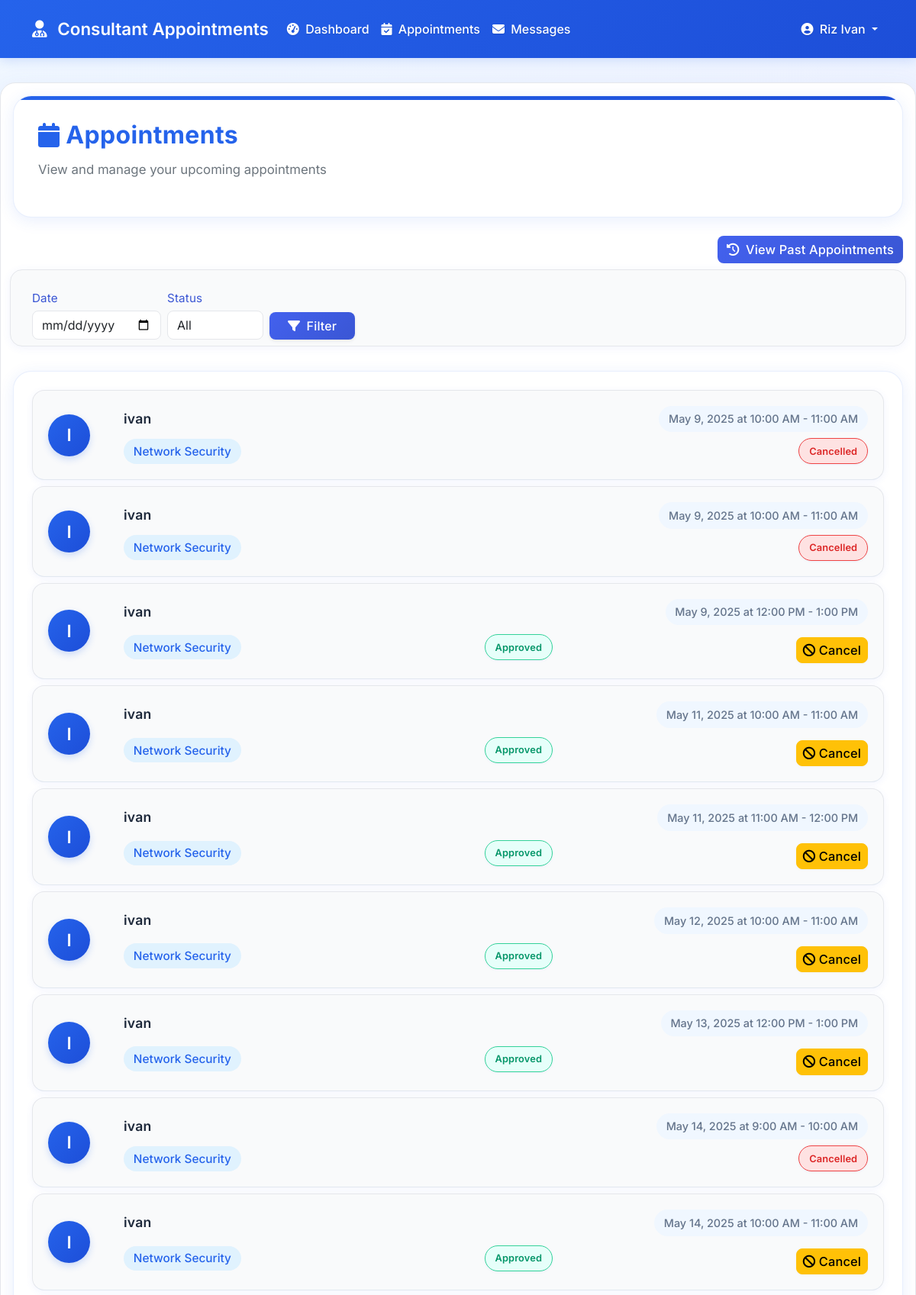
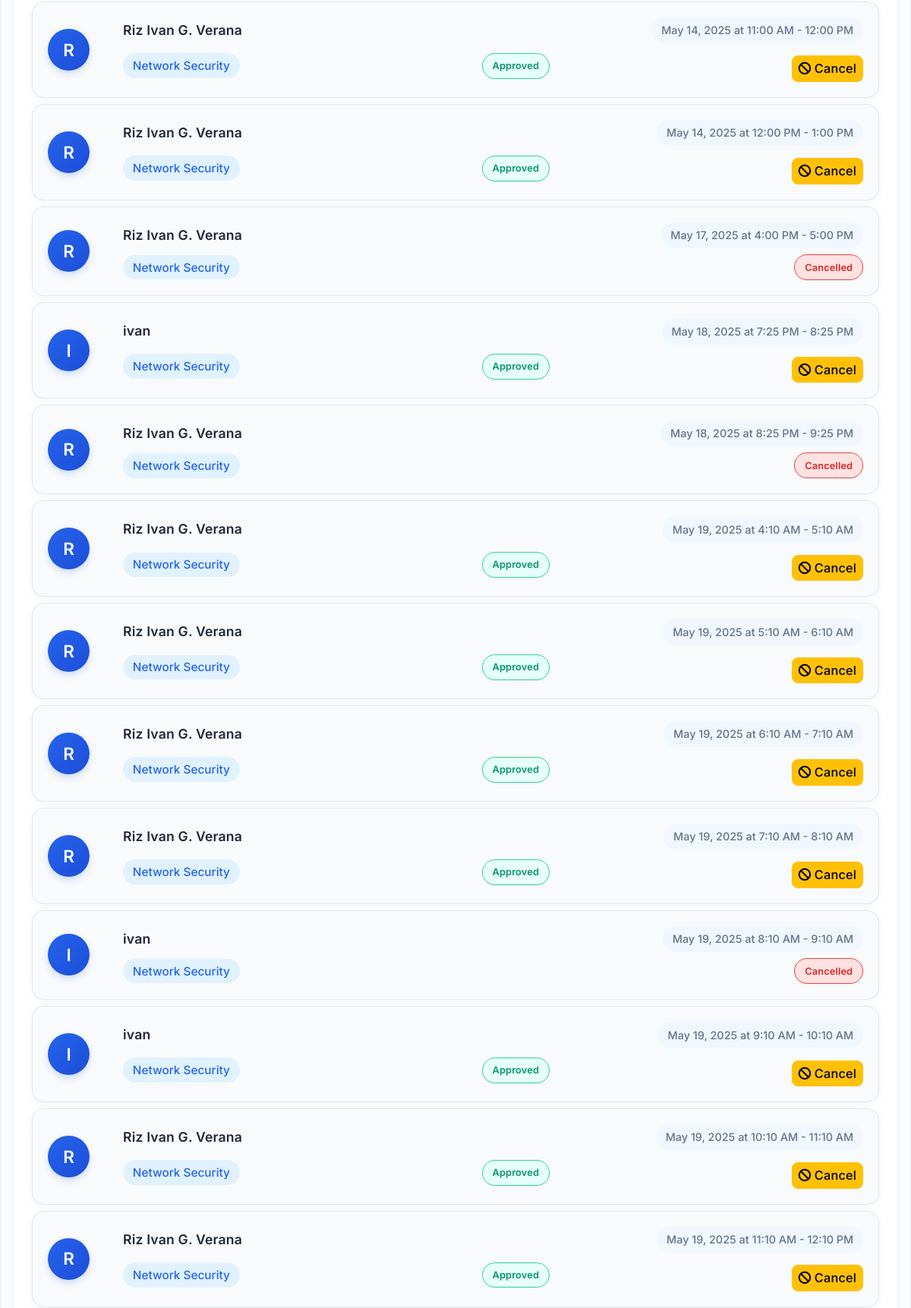
Page /hahaha11/consultant/appointments.php (signed in, upper part) on the committed database (2 pictures, top to bottom).
### tables this page shows
CREATE TABLE `users` (
  `id` int(11) NOT NULL,
  `name` varchar(255) NOT NULL,
  `email` varchar(255) NOT NULL,
  `password` varchar(255) NOT NULL,
  `role` enum('user','consultant','admin') NOT NULL,
  `created_at` timestamp NOT NULL DEFAULT current_timestamp(),
  `reset_token` varchar(64) DEFAULT NULL,
  `reset_expires` datetime DEFAULT NULL,
  `verification_token` varchar(255) DEFAULT NULL,
  `is_verified` tinyint(1) DEFAULT 0,
  `verification_token_expires_at` datetime DEFAULT NULL
);

CREATE TABLE `appointments` (
  `id` int(11) NOT NULL,
  `user_id` int(11) NOT NULL,
  `consultant_id` int(11) NOT NULL,
  `availability_id` int(11) NOT NULL,
  `appointment_date` date NOT NULL,
  `appointment_time` time NOT NULL,
  `purpose` text NOT NULL,
  `status` enum('pending','approved','rejected','cancelled') DEFAULT 'pending',
  `payment_status` enum('pending','verified','rejected') DEFAULT 'pending',
  `payment_method` varchar(50) DEFAULT NULL,
  `receipt_path` varchar(255) DEFAULT NULL,
  `payment_notes` text DEFAULT NULL,
  `payment_verified_at` timestamp NULL DEFAULT NULL,
  `payment_verified_by` int(11) DEFAULT NULL,
  `created_at` timestamp NOT NULL DEFAULT current_timestamp(),
  `updated_at` timestamp NOT NULL DEFAULT current_timestamp() ON UPDATE current_timestamp(),
  `meeting_link` varchar(255) DEFAULT NULL
);

CREATE TABLE `availability` (
  `id` int(11) NOT NULL,
  `consultant_id` int(11) NOT NULL,
  `slot_date` date NOT NULL,
  `slot_time` time NOT NULL,
  `is_booked` tinyint(1) DEFAULT 0,
  `created_at` timestamp NOT NULL DEFAULT current_timestamp(),
  `duration` int(11) DEFAULT 60,
  `appointment_id` int(11) DEFAULT NULL
);

CREATE TABLE `consultants` (
  `id` int(11) NOT NULL,
  `user_id` int(11) NOT NULL,
  `title` varchar(255) DEFAULT NULL,
  `phone` varchar(50) DEFAULT NULL,
  `profile_photo` varchar(255) DEFAULT NULL,
  `cv_file` varchar(255) DEFAULT NULL,
  `specialty` varchar(255) DEFAULT NULL,
  `hourly_rate` decimal(10,2) DEFAULT NULL,
  `currency` varchar(10) DEFAULT 'USD',
  `rate_description` text DEFAULT NULL,
  `bio` text DEFAULT NULL,
  `payment_info` varchar(255) DEFAULT NULL,
  `is_featured` tinyint(1) DEFAULT 0,
  `status` enum('active','inactive') DEFAULT 'active',
  `experience` varchar(50) DEFAULT NULL,
  `location` varchar(255) DEFAULT NULL,
  `qualification` varchar(255) DEFAULT NULL,
  `description` text DEFAULT NULL,
  `created_at` timestamp NOT NULL DEFAULT current_timestamp(),
  `updated_at` timestamp NOT NULL DEFAULT current_timestamp() ON UPDATE current_timestamp()
);

### hahaha11/consultant/appointments.php (the view, shortened to what this page needs)
<?php
require_once '../config/db.php';
require_once '../includes/header.php';
$consultant_id = $_SESSION['consultant_id'];
$sql = "SELECT u.name, u.email FROM consultants c
        JOIN users u ON c.user_id = u.id
        WHERE c.id = ?";
$stmt = mysqli_prepare($conn, $sql);
mysqli_stmt_bind_param($stmt, "i", $consultant_id);
mysqli_stmt_execute($stmt);
$result = mysqli_stmt_get_result($stmt);
$consultant = mysqli_fetch_assoc($result);
$consultant_name = $consultant['name'] ?? '';
$sql = "SELECT a.id, u.name as client_name,
        av.slot_date, av.slot_time,
        DATE_ADD(av.slot_time, INTERVAL 1 HOUR) as end_time,
        a.status, c.specialty
        FROM appointments a
        JOIN users u ON a.user_id = u.id
        JOIN consultants c ON a.consultant_id = c.id
        JOIN availability av ON a.availability_id = av.id
        WHERE a.consultant_id = ?
        ORDER BY av.slot_date ASC, av.slot_time ASC";
$stmt = mysqli_prepare($conn, $sql);
mysqli_stmt_bind_param($stmt, "i", $consultant_id);
mysqli_stmt_execute($stmt);
$appointments = mysqli_stmt_get_result($stmt);
?>
<!DOCTYPE html>
<html lang="en">
<head>
    <link rel="stylesheet" href="https://cdnjs.cloudflare.com/ajax/libs/font-awesome/6.4.0/css/all.min.css">
    <link rel="stylesheet" href="https://cdn.jsdelivr.net/npm/bootstrap@5.1.3/dist/css/bootstrap.min.css">
</head>
<body>
    <nav class="navbar navbar-expand-lg navbar-dark">
        <div class="container">
            <a class="navbar-brand" href="dashboard.php">
                <i class="fa-solid fa-user-md me-2"></i>
                Consultant Appointments
            </a>
            <div class="collapse navbar-collapse" id="navbarNav">
                <ul class="navbar-nav me-auto">
                    <li class="nav-item">
                        <a class="nav-link" href="dashboard.php">
                            <i class="fa-solid fa-gauge-high me-1"></i> Dashboard
                        </a>
                    </li>
                    <li class="nav-item">
                        <a class="nav-link" href="appointments.php">
                            <i class="fa-solid fa-calendar-check me-1"></i> Appointments
                        </a>
                    </li>
                    <li class="nav-item">
                        <a class="nav-link" href="messages.php">
                            <i class="fa-solid fa-envelope me-1"></i> Messages
                        </a>
                    </li>
                </ul>
                <ul class="navbar-nav ms-auto">
                    <li class="nav-item dropdown">
                        <a class="nav-link dropdown-toggle" href="#" id="consultantDropdown" role="button" data-bs-toggle="dropdown">
                            <i class="fa-solid fa-user-circle me-1"></i>
                            <?php echo htmlspecialchars($consultant_name); ?>
                        </a>
                    </li>
                </ul>
            </div>
        </div>
    </nav>
    <div class="appointments-container">
        <div class="page-header">
            <h2 class="page-title">
                <i class="fa-solid fa-calendar me-2"></i>
                Appointments
            </h2>
            <p class="text-muted">View and manage your upcoming appointments</p>
        </div>
        <div class="d-flex justify-content-end mb-3">
            <a href="past_appointments.php" class="btn btn-primary">
                <i class="fas fa-history me-1"></i> View Past Appointments
            </a>
        </div>
        <form class="filter-bar row gx-2 gy-2 mb-4 align-items-end justify-content-start" method="get" action="appointments.php">
            <div class="col-md-auto col-12">
                <label for="filter_date" class="form-label mb-1 fw-semibold">Date</label>
                <input type="date" class="form-control filter-input" id="filter_date" name="filter_date" value="<?php echo isset($_GET['filter_date']) ? htmlspecialchars($_GET['filter_date']) : ''; ?>">
            </div>
            <div class="col-md-auto col-12">
                <label for="filter_status" class="form-label mb-1 fw-semibold">Status</label>
                <select class="form-select filter-input" id="filter_status" name="filter_status">
                    <option value="all" <?php echo (!isset($_GET['filter_status']) || $_GET['filter_status'] === 'all') ? 'selected' : ''; ?>>All</option>
                </select>
            </div>
            <div class="col-md-auto col-12 d-flex gap-2 align-items-end">
                <button type="submit" class="btn btn-primary filter-btn shadow-sm px-4">
                    <i class="fa-solid fa-filter me-1"></i> Filter
                </button>
            </div>
        </form>
        <div class="appointments-list">
            <?php if (mysqli_num_rows($appointments) > 0): ?>
                <?php while ($appointment = mysqli_fetch_assoc($appointments)): ?>
                    <div class="appointment-item">
                        <div class="appointment-avatar">
                            <?php echo strtoupper(substr($appointment['client_name'], 0, 1)); ?>
                        </div>
                        <div class="appointment-info">
                            <div class="appointment-header">
                                <span class="client-name"><?php echo htmlspecialchars($appointment['client_name']); ?></span>
                                <span class="appointment-date">
                                    <?php
                                        $start_time = date('g:i A', strtotime($appointment['slot_time']));
                                        $end_time = date('g:i A', strtotime($appointment['end_time']));
                                        echo date('F j, Y', strtotime($appointment['slot_date'])) . ' at ' . $start_time . ' - ' . $end_time;
                                    ?>
                                </span>
                            </div>
                            <div class="appointment-meta">
                                <span class="specialty"><?php echo htmlspecialchars($appointment['specialty']); ?></span>
                                <span class="status-badge status-<?php echo strtolower($appointment['status']); ?>">
                                    <?php echo ucfirst($appointment['status']); ?>
                                </span>
                                <?php if ($appointment['status'] === 'pending'): ?>
                                    <div class="mt-2">
                                        <form method="post" action="../actions/update_booking.php" class="d-inline">
                                            <input type="hidden" name="appointment_id" value="<?php echo $appointment['id']; ?>">
                                            <input type="hidden" name="status" value="approved">
                                            <button type="submit" class="btn btn-sm btn-success me-2">
                                                <i class="fas fa-check"></i> Approve
                                            </button>
                                        </form>
                                        <form method="post" action="../actions/update_booking.php" class="d-inline">
                                            <input type="hidden" name="appointment_id" value="<?php echo $appointment['id']; ?>">
                                            <input type="hidden" name="status" value="rejected">
                                            <button type="submit" class="btn btn-sm btn-danger me-2">
                                                <i class="fas fa-times"></i> Reject
                                            </button>
                                        </form>
                                    </div>
                                <?php elseif ($appointment['status'] === 'approved'): ?>
                                    <div class="mt-2">
                                        <form method="post" action="../actions/update_booking.php" class="d-inline">
                                            <button type="submit" class="btn btn-sm btn-warning">
                                                <i class="fas fa-ban"></i> Cancel
                                            </button>
                                        </form>
                                    </div>
                                <?php endif; ?>
                            </div>
                        </div>
                    </div>
                <?php endwhile; ?>
            <?php endif; ?>
        </div>
    </div>
    </body>
    </html>

### rows in the picture
users: name "Riz Ivan"
appointments: user.name "I", user.name "ivan", availability.slot_date "May 9, 2025", availability.slot_time "10:00 AM", end_time "11:00 AM", consultant.specialty "Network Security", status "Cancelled"
appointments: user.name "I", user.name "ivan", availability.slot_date "May 9, 2025", availability.slot_time "10:00 AM", end_time "11:00 AM", consultant.specialty "Network Security", status "Cancelled"
appointments: user.name "I", user.name "ivan", availability.slot_date "May 9, 2025", availability.slot_time "12:00 PM", end_time "1:00 PM", consultant.specialty "Network Security", status "Approved"
appointments: user.name "I", user.name "ivan", availability.slot_date "May 11, 2025", availability.slot_time "10:00 AM", end_time "11:00 AM", consultant.specialty "Network Security", status "Approved"
appointments: user.name "I", user.name "ivan", availability.slot_date "May 11, 2025", availability.slot_time "11:00 AM", end_time "12:00 PM", consultant.specialty "Network Security", status "Approved"
appointments: user.name "I", user.name "ivan", availability.slot_date "May 12, 2025", availability.slot_time "10:00 AM", end_time "11:00 AM", consultant.specialty "Network Security", status "Approved"
appointments: user.name "I", user.name "ivan", availability.slot_date "May 13, 2025", availability.slot_time "12:00 PM", end_time "1:00 PM", consultant.specialty "Network Security", status "Approved"
appointments: user.name "I", user.name "ivan", availability.slot_date "May 14, 2025", availability.slot_time "9:00 AM", end_time "10:00 AM", consultant.specialty "Network Security", status "Cancelled"
appointments: user.name "I", user.name "ivan", availability.slot_date "May 14, 2025", availability.slot_time "10:00 AM", end_time "11:00 AM", consultant.specialty "Network Security", status "Approved"
appointments: user.name "R", user.name "Riz Ivan G. Verana", availability.slot_date "May 14, 2025", availability.slot_time "11:00 AM", end_time "12:00 PM", consultant.specialty "Network Security", status "Approved"
appointments: user.name "R", user.name "Riz Ivan G. Verana", availability.slot_date "May 14, 2025", availability.slot_time "12:00 PM", end_time "1:00 PM", consultant.specialty "Network Security", status "Approved"
appointments: user.name "R", user.name "Riz Ivan G. Verana", availability.slot_date "May 17, 2025", availability.slot_time "4:00 PM", end_time "5:00 PM", consultant.specialty "Network Security", status "Cancelled"
appointments: user.name "I", user.name "ivan", availability.slot_date "May 18, 2025", availability.slot_time "7:25 PM", end_time "8:25 PM", consultant.specialty "Network Security", status "Approved"
appointments: user.name "R", user.name "Riz Ivan G. Verana", availability.slot_date "May 18, 2025", availability.slot_time "8:25 PM", end_time "9:25 PM", consultant.specialty "Network Security", status "Cancelled"
appointments: user.name "R", user.name "Riz Ivan G. Verana", availability.slot_date "May 19, 2025", availability.slot_time "4:10 AM", end_time "5:10 AM", consultant.specialty "Network Security", status "Approved"
appointments: user.name "R", user.name "Riz Ivan G. Verana", availability.slot_date "May 19, 2025", availability.slot_time "5:10 AM", end_time "6:10 AM", consultant.specialty "Network Security", status "Approved"
appointments: user.name "R", user.name "Riz Ivan G. Verana", availability.slot_date "May 19, 2025", availability.slot_time "6:10 AM", end_time "7:10 AM", consultant.specialty "Network Security", status "Approved"
appointments: user.name "R", user.name "Riz Ivan G. Verana", availability.slot_date "May 19, 2025", availability.slot_time "7:10 AM", end_time "8:10 AM", consultant.specialty "Network Security", status "Approved"
appointments: user.name "I", user.name "ivan", availability.slot_date "May 19, 2025", availability.slot_time "8:10 AM", end_time "9:10 AM", consultant.specialty "Network Security", status "Cancelled"
appointments: user.name "I", user.name "ivan", availability.slot_date "May 19, 2025", availability.slot_time "9:10 AM", end_time "10:10 AM", consultant.specialty "Network Security", status "Approved"
appointments: user.name "R", user.name "Riz Ivan G. Verana", availability.slot_date "May 19, 2025", availability.slot_time "10:10 AM", end_time "11:10 AM", consultant.specialty "Network Security", status "Approved"
appointments: user.name "R", user.name "Riz Ivan G. Verana", availability.slot_date "May 19, 2025", availability.slot_time "11:10 AM", end_time "12:10 PM", consultant.specialty "Network Security", status "Approved"
